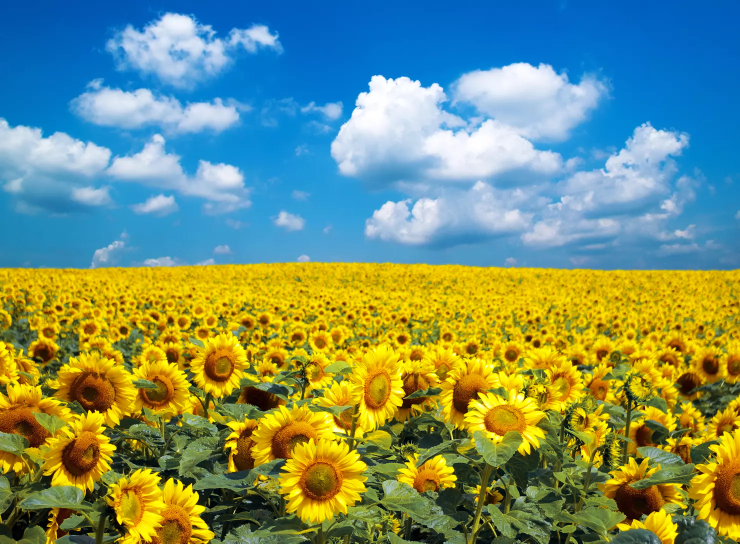
#> input picture Fall_2023/Project1/Exam/Module 1 exam Download Sep 29, 2023 944 AM/258349-1958267 - Amir Marji - Sep 25, 2023 1134 AM/Input.png, 1480 x 1087 px, found by its file name (shown at 1/2 size)
$ jupyter execute Tangirala_Anjali_P3.ipynb
#> lines starting #> are read from the running program, lines starting #| are printed output that depends on the picture; after the words box and inside, x2 and y2 are one past the last pixel; in counts of white or black regions, pixels touching at a corner belong together
### Project 1: Part 3

[cell 1]
import cv2
import numpy as np
import matplotlib.pyplot as plt

filename = "/content/Input.png"

def gamma_correction(img, gamma):
    # Normalize the image to [0, 1], apply gamma correction, and then scale back to [0, 255]
    corrected = 255.0 * (img / 255.0) ** gamma
    # Return the corrected image
    return np.uint8(corrected)

def masking_pipeline(filename):

#> called with filename = '/content/Input.png'
  img = cv2.imread(filename)
#> img is the input picture: shape (1087, 1480, 3); mean B, G, R 112, 144.9, 119.1
  img = cv2.cvtColor(img, cv2.COLOR_BGR2RGB)

  # Apply gamma correction and display the result
  gamma = 1.2
  corrected_image = gamma_correction(img, gamma)
#> in gamma_correction, `return np.uint8(corrected)`:
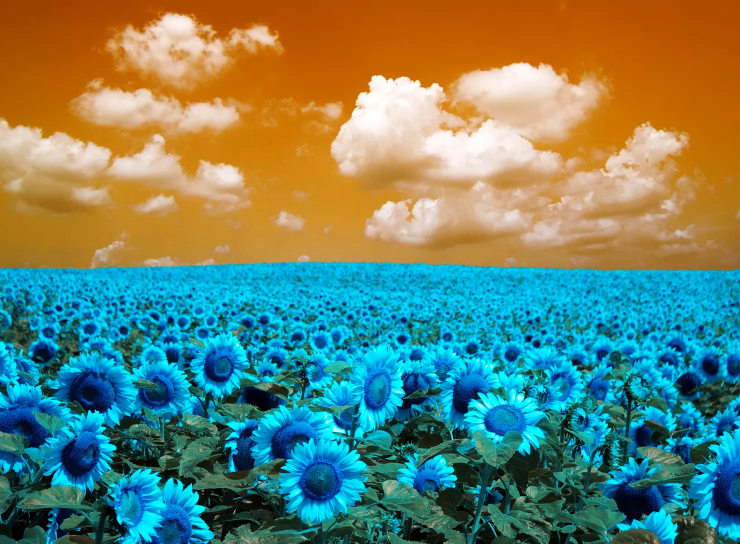
#> returned value: shape (1087, 1480, 3) (shown at 1/2 size); mean of channels 0, 1, 2 109.1, 131.2, 105; drawn as B, G, R

  # Crop image for focus on sunflower sillhouettes
  img_masked = corrected_image[500:1200, 0:1500]
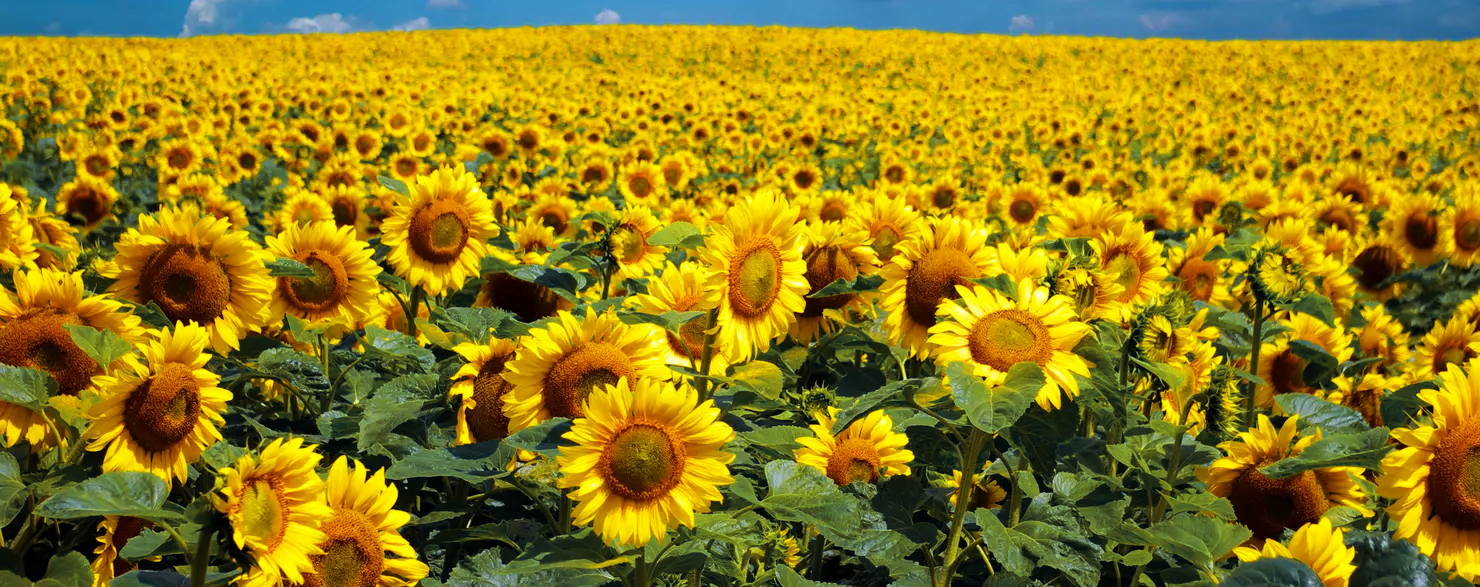
#> img_masked: shape (587, 1480, 3); mean R, G, B 145.4, 125.5, 22

  # Convert to HSV and create HSV histogram to analyze for sunflower sections
  img_masked = cv2.cvtColor(img_masked,cv2.COLOR_RGB2HSV)
#> img_masked: shape (587, 1480, 3); mean H, S, V 33.3, 216, 155.8

  #Hue plot
  plt.subplot(2, 1, 1)
  hist = cv2.calcHist([img_masked],[0],None,[256],[0,255])
#> hist = 256 values, max 76134 at index 24, min 0 at index 118, mean 3393.6
  plt.plot(hist,color='red')
  plt.xlim([0,255])

  #Saturation plot
  hist = cv2.calcHist([img_masked],[1],None,[256],[0,255])
#> hist = 256 values, max 53113 at index 254, min 0 at index 1, mean 2056.6
  plt.plot(hist,color='blue')
  plt.xlim([0,255])

  #Value
  hist = cv2.calcHist([img_masked],[2],None,[256],[0,255])
#> hist = 256 values, max 7361 at index 227, min 0 at index 94, mean 3276.9
  plt.plot(hist,color='green')
  plt.xlim([0,255])

  plt.legend(["hue","saturation","value"],loc = 'upper left')
  plt.title("HSV Histogram of Mask")

  #Determining the HSV ranges that are sunflowers based on histogram
  lower_bound = (0,150,150)
  upper_bound = (50,280,280)
  skin_image = cv2.inRange(img_masked, lower_bound, upper_bound)
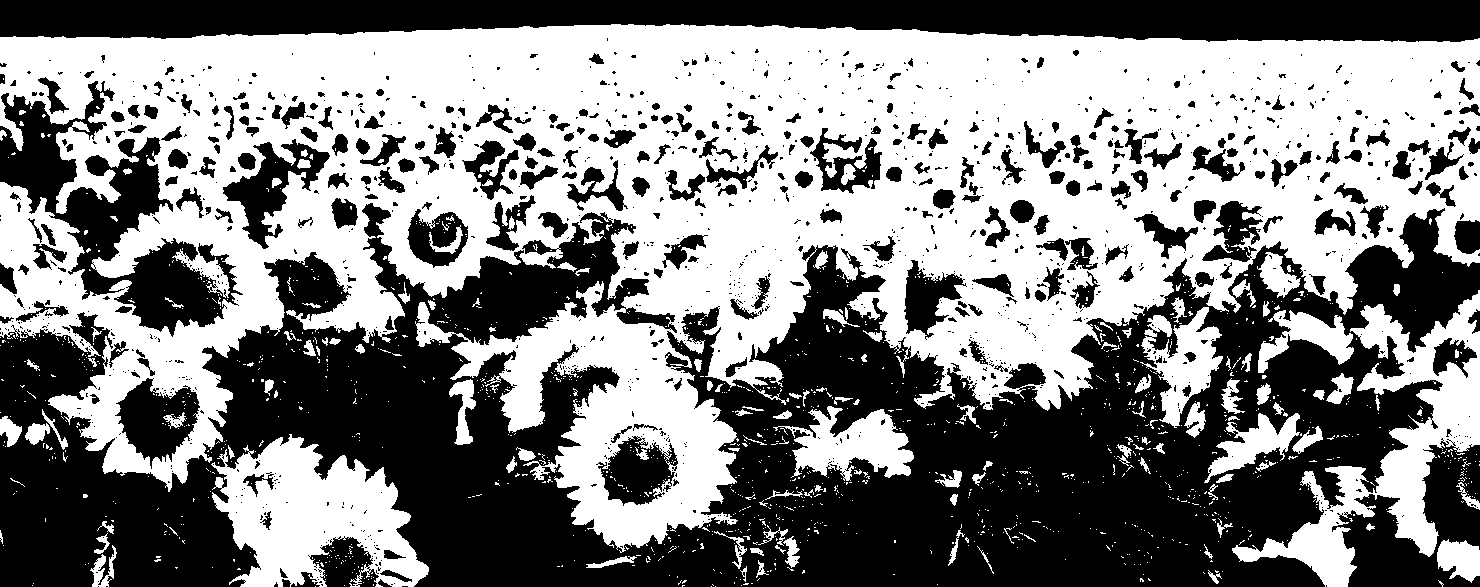
#> skin_image: shape (587, 1480); 51.3% white; 1293 black regions (972 under 20 px), largest, box (x1, y1, x2, y2) and area: (0, 203, 1480, 587) 274552, (0, 0, 1480, 42) 49872, (0, 81, 243, 337) 20123

  #masking out only the parts we want aka sunflowers
  img_masked = img[500:1200, 0:1500]
  output_image = cv2.bitwise_and(img_masked, img_masked, mask = skin_image)
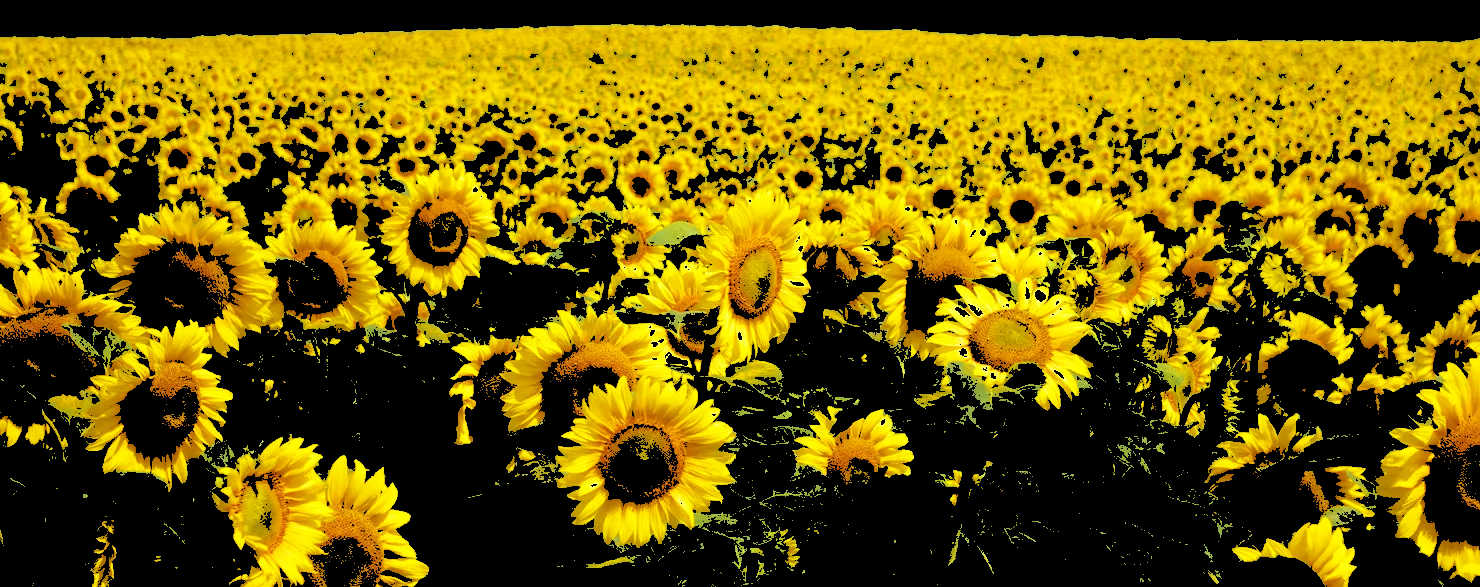
#> output_image: shape (587, 1480, 3); mean R, G, B 112.3, 92.8, 2.8

  # making it the original size by setting img equal to new mask and the rest of the regions black
  img[500:1200,0:1500] = output_image
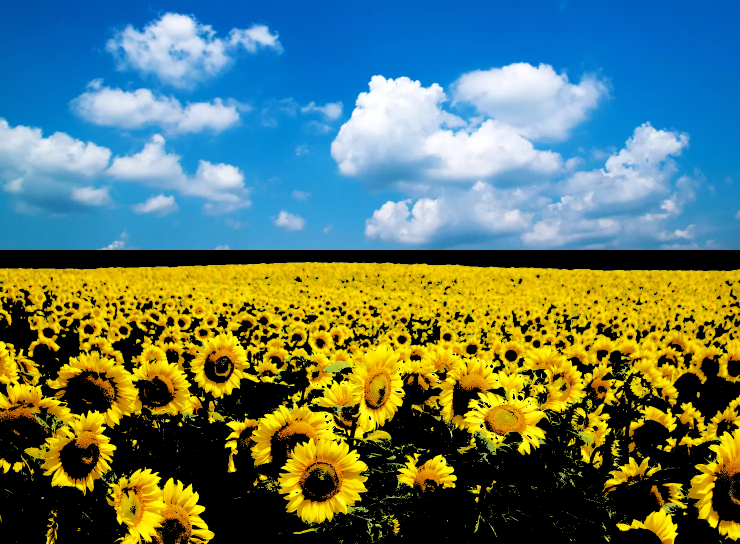
#> img: shape (1087, 1480, 3) (shown at 1/2 size); mean R, G, B 95.3, 120.1, 98.4
  img[0:500, 0:1500] = 0
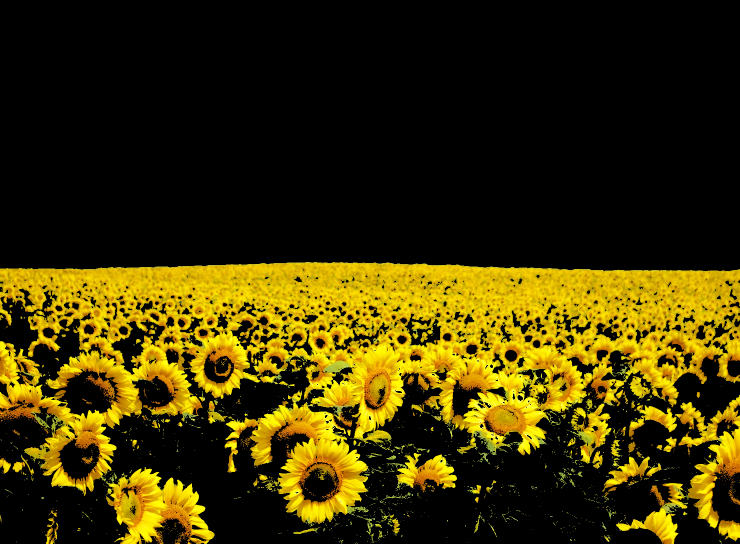
#> img: shape (1087, 1480, 3) (shown at 1/2 size); mean R, G, B 60.6, 50.1, 1.5

  plt.subplot(2,1,2)
  plt.imshow(img)

masking_pipeline(filename)
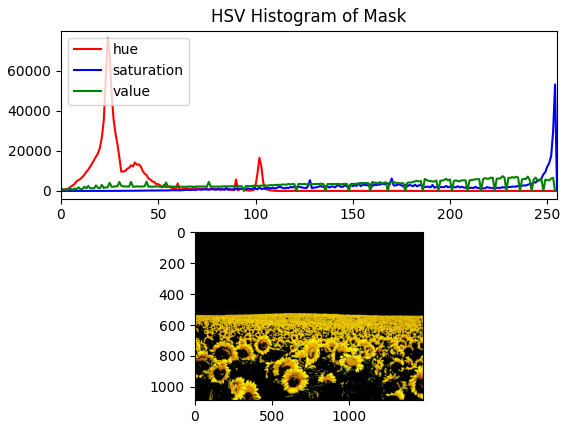
#> figure drawn by matplotlib, 2 panels; panel 1: curve peaks at x = 24, y = 76134; panel 1: curve peaks at x = 254, y = 53113; panel 1: curve peaks at x = 227, y = 7361
